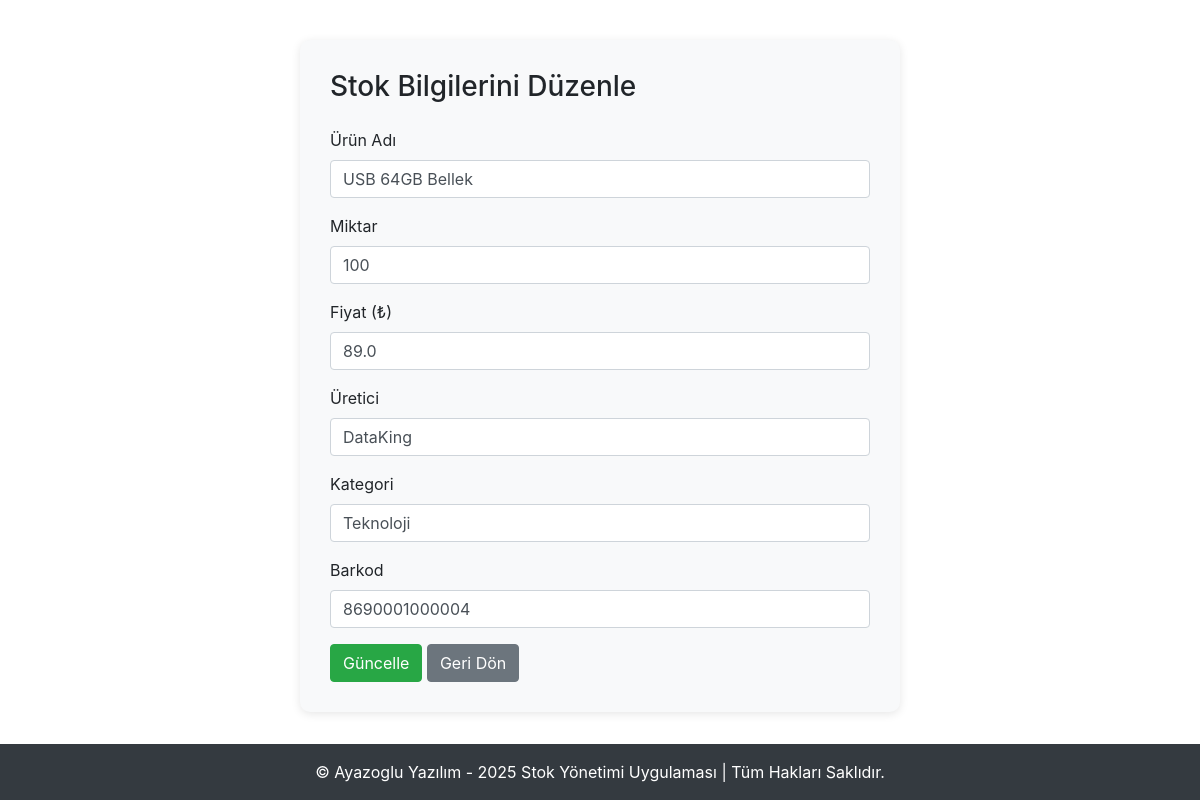
Screenshot of /edit_stock/6 (signed in) with the database file from the repository.
### app.py (models this page shows, shortened)
class Stock(db.Model):
    id = db.Column(db.Integer, primary_key=True)
    product_name = db.Column(db.String(100), nullable=False)
    quantity = db.Column(db.Integer, nullable=False)
    price = db.Column(db.Float, nullable=False)
    category = db.Column(db.String(100), nullable=False)
    barcode = db.Column(db.String(100), nullable=False)
    manufacturer = db.Column(db.String(100), nullable=True)
    created_at = db.Column(db.DateTime, default=datetime.utcnow)
    user_id = db.Column(db.Integer, db.ForeignKey('user.id'), nullable=False)

### app.py (the view, shortened to what this page needs)
@app.route('/edit_stock/<int:stock_id>', methods=['GET', 'POST'])
@login_required
def edit_stock(stock_id):
    stock = Stock.query.get_or_404(stock_id)
    if stock.user_id != current_user.id and not current_user.is_admin:
        flash('Bu stok üzerinde değişiklik yapma yetkiniz yok.', 'danger')
        return redirect(url_for('dashboard'))
    return render_template('edit_stock.html', stock=stock)

### app.py (called while the page is built)
@login_manager.user_loader
def load_user(user_id):
    return User.query.get(int(user_id))

### templates/edit_stock.html (shortened to what this page needs)
<!DOCTYPE html>
<html lang="tr">
<head>
    <link href="https://stackpath.bootstrapcdn.com/bootstrap/4.5.2/css/bootstrap.min.css" rel="stylesheet">
</head>
<body>
<div class="container">
    <div class="form-container">
        <h3 class="mb-4">Stok Bilgilerini Düzenle</h3>
        <form method="POST" action="{{ url_for('edit_stock', stock_id=stock.id) }}">
            <div class="form-group">
                <label>Ürün Adı</label>
                <input type="text" name="product_name" class="form-control" value="{{ stock.product_name }}" required>
            </div>
            <div class="form-group">
                <label>Miktar</label>
                <input type="number" name="quantity" class="form-control" value="{{ stock.quantity }}" required>
            </div>
            <div class="form-group">
                <label>Fiyat (₺)</label>
                <input type="number" step="0.01" name="price" class="form-control" value="{{ stock.price }}" required>
            </div>
            <div class="form-group">
                <label>Üretici</label>
                <input type="text" name="manufacturer" class="form-control" value="{{ stock.manufacturer }}" required>
            </div>
            <div class="form-group">
                <label>Kategori</label>
                <input type="text" name="category" class="form-control" value="{{ stock.category }}" required>
            </div>
            <div class="form-group">
                <label>Barkod</label>
                <input type="text" name="barcode" class="form-control" value="{{ stock.barcode }}" required>
            </div>
            <button type="submit" class="btn btn-success">Güncelle</button>
            <a href="{{ url_for('admin_panel') }}" class="btn btn-secondary">Geri Dön</a>
        </form>
    </div>
</div>
</body>
<footer class="bg-dark text-white text-center py-3 mt-4 fixed-bottom">
    &copy; Ayazoglu Yazılım - 2025 Stok Yönetimi Uygulaması | Tüm Hakları Saklıdır.
</footer>
</html>

### templates/edit_stock.html (style rules this page uses)
.form-container { background-color: #f8f9fa; padding: 30px; border-radius: 10px; max-width: 600px; margin: 40px auto; box-shadow: 0 2px 10px rgba(0, 0, 0, 0.1); }

### rows the page displays
Stock: product_name "USB 64GB Bellek", quantity "100", price "89.0", manufacturer "DataKing", category "Teknoloji", barcode "8690001000004"
